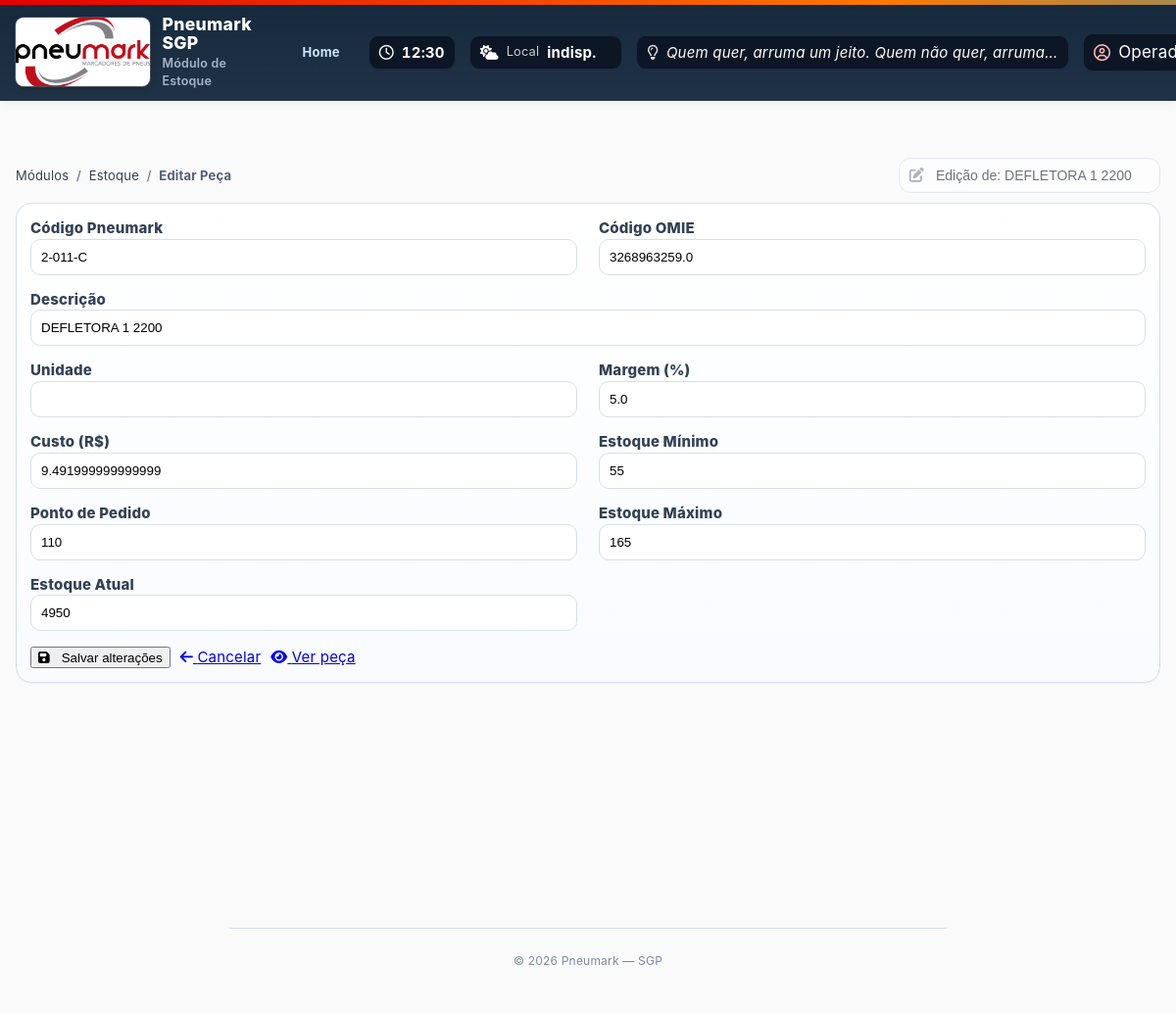
Page /editar_peca/2 on the committed database.
### app/models_sqla/__init__.py (models this page shows, shortened)
class Peca(db.Model):
    __tablename__ = "pecas"
    id = db.Column(db.Integer, primary_key=True)
    tipo = db.Column(db.String(20), nullable=True)
    descricao = db.Column(db.String(100), nullable=True)
    codigo_pneumark = db.Column(db.String(50), nullable=True)
    codigo_omie = db.Column(db.String(50), nullable=True)
    estoque_minimo = db.Column(db.Integer, nullable=True)
    ponto_pedido = db.Column(db.Integer, nullable=True)
    estoque_maximo = db.Column(db.Integer, nullable=True)
    estoque_atual = db.Column(db.Integer, nullable=True)
    margem = db.Column(db.Float, nullable=True)
    custo = db.Column(db.Float, nullable=True)

### app/routes/estoque_routes/editar_peca.py (the view, shortened to what this page needs)
@editar_peca_bp.route('/editar_peca/<int:peca_id>', methods=['GET', 'POST'])
def editar_peca(peca_id):
    peca = Peca.query.get_or_404(peca_id)
    return render_template('estoque_templates/editar_peca.html', peca=peca)

### app/routes/producao_routes/maquinas_routes/series.py (called while the page is built)
@series_bp.before_app_request
def _guard_series_only():
    path = (request.path or "")
    if not path.startswith('/producao/series'):
        return
    if path.endswith('/login'):
        return
    pin = current_app.config.get('SERIES_ADMIN_PIN')
    if pin and not session.get('series_admin_ok'):
        return redirect(url_for('series_bp.series_login'))

### app/templates/estoque_templates/editar_peca.html (shortened to what this page needs)
{% extends "_base.html" %}
{% set active_page = 'listar' %}
{% block module_name %}Módulo de Estoque{% endblock %}
{% block toolbar %}
  <div class="toolbar">
    <div class="breadcrumb" aria-label="Você está em">
      <a href="{{ breadcrumb_url|default('/') }}">Módulos</a> &nbsp;/&nbsp;
      <a href="{{ url_for('listar_pecas_bp.listar_pecas') }}">Estoque</a> &nbsp;/&nbsp;
      <strong>Editar Peça</strong>
    </div>
    <div class="searchbar" aria-hidden="true" style="opacity:.6">
      <i class="fa-solid fa-pen-to-square"></i>
      <input type="text" value="Edição de: {{ peca.descricao }}" disabled>
    </div>
  </div>
{% endblock %}
{% block content %}
  <section class="card">
    <form method="POST" novalidate>
      <div class="grid-2" style="display:grid; gap:14px 22px; grid-template-columns:repeat(2,minmax(260px,1fr))">
        <div>
          <label for="codigo_pneumark" style="font-weight:800; color:#334155">Código Pneumark</label>
          <input id="codigo_pneumark" name="codigo_pneumark" type="text"
                 value="{{ peca.codigo_pneumark }}" required
                 style="width:100%; padding:10px; border:1px solid var(--border); border-radius:10px">
        </div>
        <div>
          <label for="codigo_omie" style="font-weight:800; color:#334155">Código OMIE</label>
          <input id="codigo_omie" name="codigo_omie" type="text"
                 value="{{ peca.codigo_omie or '' }}"
                 style="width:100%; padding:10px; border:1px solid var(--border); border-radius:10px">
        </div>
        <div style="grid-column:1 / -1">
          <label for="descricao" style="font-weight:800; color:#334155">Descrição</label>
          <input id="descricao" name="descricao" type="text"
                 value="{{ peca.descricao }}" required
                 style="width:100%; padding:10px; border:1px solid var(--border); border-radius:10px">
        </div>
        <div>
          <label for="unidade" style="font-weight:800; color:#334155">Unidade</label>
          <input id="unidade" name="unidade" type="text"
                 value="{{ peca.unidade or '' }}"
                 style="width:100%; padding:10px; border:1px solid var(--border); border-radius:10px">
        </div>
        <div>
          <label for="margem" style="font-weight:800; color:#334155">Margem (%)</label>
          <input id="margem" name="margem" type="number" step="0.01" min="0"
                 value="{{ peca.margem if peca.margem is not none else '' }}"
                 style="width:100%; padding:10px; border:1px solid var(--border); border-radius:10px">
        </div>
        <div>
          <label for="custo" style="font-weight:800; color:#334155">Custo (R$)</label>
          <input id="custo" name="custo" type="number" step="0.01" min="0"
                 value="{{ peca.custo if peca.custo is not none else '' }}"
                 style="width:100%; padding:10px; border:1px solid var(--border); border-radius:10px">
        </div>
        <div>
          <label for="estoque_minimo" style="font-weight:800; color:#334155">Estoque Mínimo</label>
          <input id="estoque_minimo" name="estoque_minimo" type="number" min="0"
                 value="{{ peca.estoque_minimo if peca.estoque_minimo is not none else 0 }}"
                 style="width:100%; padding:10px; border:1px solid var(--border); border-radius:10px">
        </div>
        <div>
          <label for="ponto_pedido" style="font-weight:800; color:#334155">Ponto de Pedido</label>
          <input id="ponto_pedido" name="ponto_pedido" type="number" min="0"
                 value="{{ peca.ponto_pedido if peca.ponto_pedido is not none else 0 }}"
                 style="width:100%; padding:10px; border:1px solid var(--border); border-radius:10px">
        </div>
        <div>
          <label for="estoque_maximo" style="font-weight:800; color:#334155">Estoque Máximo</label>
          <input id="estoque_maximo" name="estoque_maximo" type="number" min="0"
                 value="{{ peca.estoque_maximo if peca.estoque_maximo is not none else 0 }}"
                 style="width:100%; padding:10px; border:1px solid var(--border); border-radius:10px">
        </div>
        <div>
          <label for="estoque_atual" style="font-weight:800; color:#334155">Estoque Atual</label>
          <input id="estoque_atual" name="estoque_atual" type="number" min="0"
                 value="{{ peca.estoque_atual if peca.estoque_atual is not none else 0 }}"
                 style="width:100%; padding:10px; border:1px solid var(--border); border-radius:10px">
        </div>
      </div>
      <div class="actions-row" style="display:flex; gap:10px; flex-wrap:wrap; margin-top:16px">
        <button type="submit" class="btn brand"><i class="fa-solid fa-save"></i> Salvar alterações</button>
        <a class="btn" href="{{ url_for('listar_pecas_bp.listar_pecas') }}"><i class="fa-solid fa-arrow-left"></i> Cancelar</a>
        <a class="btn" href="{{ url_for('consultar_peca_bp.consultar_peca', peca_id=peca.id) }}"><i class="fa-solid fa-eye"></i> Ver peça</a>
      </div>
    </form>
  </section>
{% endblock %}

### app/static/css/app.css (style rules this page uses)
:root { --bg: #f2f5fb; --bg-elev: #ffffff; --panel: #ffffff; --text: #0e1a2b; --muted: #51607a; --brand: #e60000; --brand-200: #ff4d4d; --navy: #12263a; --accent: #2d7ff9; --ok: #16a34a; --warn: #ffb020; --border: #d7deea; --ring: rgba(230,0,0,.25); --radius: 16px; --radius-sm: 12px; --shadow-1: 0 2px 10px rgba(18,38,58,.06); --shadow-2: 0 12px 28px rgba(18,38,58,.16); --speed: .22s; --easing: cubic-bezier(.2,.8,.2,1); }
* { box-sizing:border-box }
html,body { height:100% }
body { margin:0; background: rgb(250, 250, 250); color:var(--text); font: 15px/1.45 Inter, system-ui, -apple-system, Segoe UI, Roboto, Arial, sans-serif; letter-spacing:.2px; }
.brand { display:flex; align-items:center; gap:12px; }
.toolbar { display:grid; grid-template-columns:1fr auto; gap:16px; align-items:center; margin-bottom:18px; }
.breadcrumb { color:var(--muted); font-size:13px }
.breadcrumb a { color:#324255; text-decoration:none; border-bottom:1px dashed transparent }
.searchbar { display:flex; align-items:center; gap:10px; background:#ffffff; border:1px solid var(--border); border-radius:12px; padding:8px 10px; min-width:260px; box-shadow: inset 0 0 0 1px rgba(0,0,0,.02); transition: border-color var(--speed) var(--easing), box-shadow var(--speed) var(--easing); }
.searchbar i { color:#7a8696 }
.searchbar input { background:transparent; border:0; outline:0; color:var(--text); width:220px; font-size:14px; }
.searchbar input::placeholder { color:#8aa0bf }
.card { position:relative; overflow:hidden; isolation:isolate; background: linear-gradient(180deg, #ffffff, #f9fbff); border:1px solid var(--border); border-radius: var(--radius); padding:14px; min-height:150px; display:flex; flex-direction:column; gap:10px; color:inherit; text-decoration:none; cursor:pointer; transition: transform var(--speed) var(--easing), box-shadow var(--speed) var(--easing), border-color var(--speed) var(--easing); box-shadow: 0 1px 0 rgba(18,38,58,.04); }
.card::after { content:""; position:absolute; inset:-40% -40% auto auto; height:160px; width:160px; border-radius:50%; background: radial-gradient(closest-side, rgba(230,0,0,.16), transparent 70%); transform: translate(20px,-20px) rotate(8deg); z-index:0; filter: blur(6px); }
.toolbar { margin-bottom: 10px; }

### app/templates/_base.html (style rules this page uses)
.brand { display:flex;gap:12px;align-items:center }

### rows in the picture
Peca: descricao "Edição de: DEFLETORA 1 2200", codigo_pneumark "2-011-C", codigo_omie "3268963259.0", descricao "DEFLETORA 1 2200", margem "5.0", custo "9.491999999999999", estoque_minimo "55", ponto_pedido "110", estoque_maximo "165", estoque_atual "4950"
